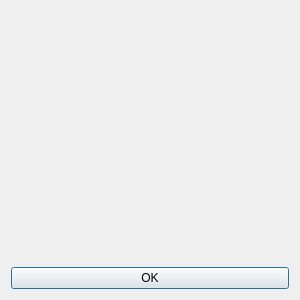
<?xml version="1.0" encoding="UTF-8"?>
<ui version="4.0">
 <class>messagebox</class>
 <widget class="QDialog" name="messagebox">
  <property name="geometry">
   <rect>
    <x>0</x>
    <y>0</y>
    <width>300</width>
    <height>300</height>
   </rect>
  </property>
  <property name="windowTitle">
   <string>Message</string>
  </property>
  <property name="modal">
   <bool>true</bool>
  </property>
  <layout class="QVBoxLayout" name="verticalLayout">
   <item>
    <widget class="QLabel" name="messageLabel">
     <property name="text">
      <string/>
     </property>
     <property name="wordWrap">
      <bool>true</bool>
     </property>
    </widget>
   </item>
   <item>
    <widget class="QPushButton" name="okButton">
     <property name="text">
      <string>OK</string>
     </property>
    </widget>
   </item>
  </layout>
 </widget>
 <resources/>
 <connections/>
</ui>
